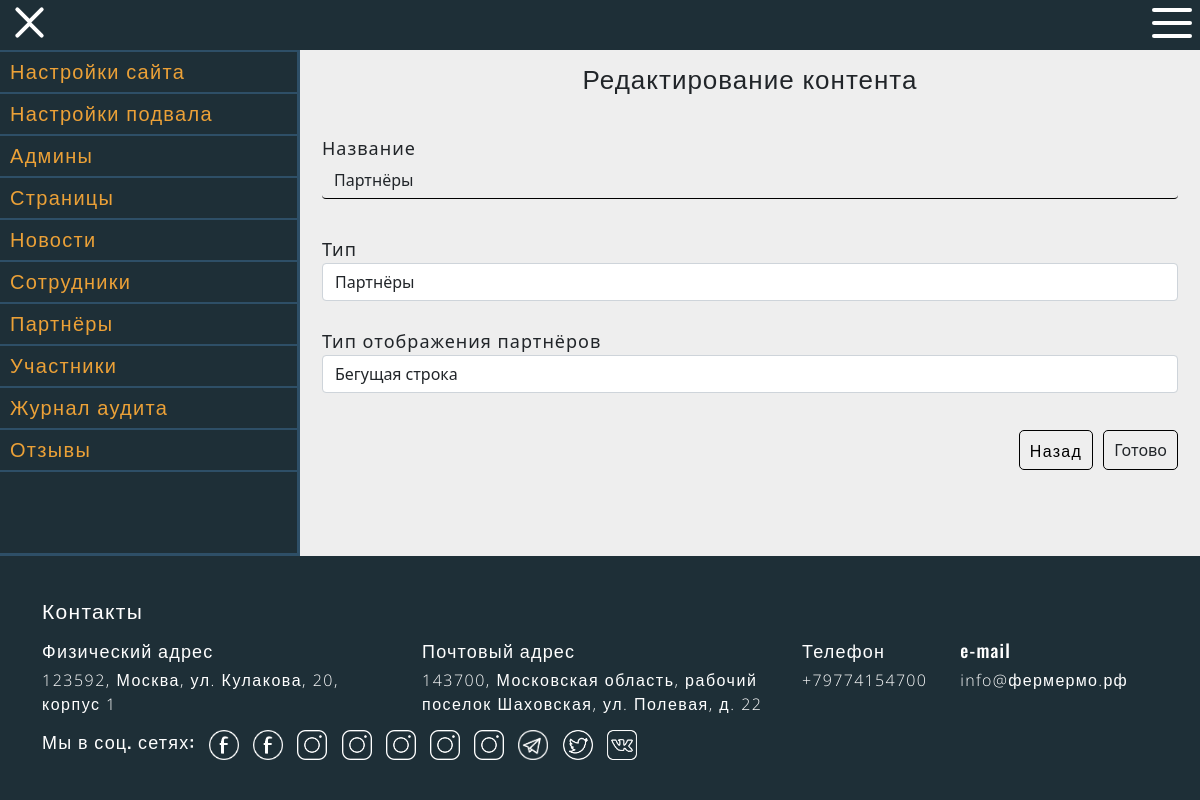
Page /admin-edit-content/2 (signed in) on the committed database.
### data/content.py (models this page shows, shortened)
class Content(SqlAlchemyBase, SerializerMixin):
    __tablename__ = 'content'
    id = sqlalchemy.Column(sqlalchemy.Integer, primary_key=True, autoincrement=True)
    position = sqlalchemy.Column(sqlalchemy.Integer, nullable=True)
    type = sqlalchemy.Column(sqlalchemy.String, nullable=True)
    image = sqlalchemy.Column(sqlalchemy.String, nullable=True)
    animation_type = sqlalchemy.Column(sqlalchemy.Integer, nullable=True)
    heading = sqlalchemy.Column(sqlalchemy.String, nullable=True)
    text = sqlalchemy.Column(sqlalchemy.String, nullable=True)
    tags = sqlalchemy.Column(sqlalchemy.String, nullable=True)
    display_type = sqlalchemy.Column(sqlalchemy.String, nullable=True)
    display_type_member = sqlalchemy.Column(sqlalchemy.String, nullable=True)
    created_date = sqlalchemy.Column(sqlalchemy.DateTime, default=datetime.now())
    author_id = sqlalchemy.Column(sqlalchemy.Integer, sqlalchemy.ForeignKey("user.id"))
    author = orm.relation('User')
    smartpage_id = sqlalchemy.Column(sqlalchemy.Integer, sqlalchemy.ForeignKey("smartpage.id"))
    smartpage = orm.relation('Smartpage')

### run.py (the view)
@application.route("/admin-edit-content/<int:id>", methods=['GET', 'POST'])
@login_required
def admin_edit_content(id):
    if current_user.status > 0:
        form = ContentForm()
        content = edit_content(id, {"admin_email": current_user.email, "action": "get"})
        path = get_path()
        message, result, filenames, page_id = None, False, [], 0
        if "message" not in content:
            page_id = content["smartpage_id"]
            if request.method == 'POST':
                filenames = save_image_test(request.files, path, current_user.email)
                message = edit_content(id, {"type": form.type.data, "text": form.text.data, "heading": form.heading.data,
                                            "image": '//'.join(filenames), "action": "put", "display_type": form.display_type.data,
                                            "admin_email": current_user.email, "display_type_member": form.display_type_member.data})
                if "success" in message:
                    filenames = transport_images(filenames, f"content/content_{id}")
                    if filenames != []:
                        m = edit_content(id, {"image": "//".join(filenames), "action": "put", "admin_email": current_user.email})
                    result = True
                message = list(message.values())[-1]
            else:
                form.type.data = content["type"]
                form.text.data = content["text"]
                form.heading.data = content["heading"]
                form.display_type.data = content["display_type"]
                form.display_type_member.data = content["display_type_member"]
                page_id = content["smartpage_id"]
                if get_files_from(path) == []:
                    filenames = copy_files(f"content/content_{id}", path, content["image"].split("//"))
                    admin_images[current_user.email] = [_.split("/")[-1] for _ in filenames]
                else:
                    filenames = get_files_from(path)
        else:
            message = list(content.values())[-1]
        return get_render_template('form/admin-form-content.html', title='Редактирование контента', message=message, form=form,
                               result=result, flag=False, filenames=filenames, image_len=len(filenames) + 1,
                               page_id=page_id)
    return you_dont_have_permission()

### data/forms.py
class ContentForm(StartForm):
    type = SelectField('Тип', choices=[("News", "Новостной"), ("Text", "Текстовый"), ("Member", "Члены организации"),
                                       ("Image", "С картинками"), ("Partner", "Партнёры"), ("Map", "Карта")])
    heading = StringField('Название', validators=[DataRequired()])
    display_type = SelectField('Тип отображения партнёров', choices=[("0", "Бегущая строка"), ("1", "Блоки")])
    display_type_member = SelectField('Тип отображения членов организации', choices=[("0", "Бегущая строка"),
                                                                                     ("1", "Блоки")])
    text = TextAreaField('Текст')

### data/Inner/ContentInnerAPI.py (called while the page is built, shortened)
def find_by_id(id, session):
    content = session.query(Content).get(id)
    if not content:
        return raise_error(f"Блок контента не найден", session), 1
    return content, session

def edit_content(content_id, args):
    count = 0
    if not all(args[key] is not None for key in ['admin_email', 'action']):
        return raise_error('Пропущены некоторые важные аргументы')
    admin, session = check_admin_status(args['admin_email'])
    content, session = find_by_id(content_id, session)
    if type(content) == dict:
        session.close()
        return content
    if args['action'] == "get":
        session.close()
        return content.to_dict(only=('id', 'position', 'heading', 'type', 'image', 'animation_type', 'text', 'tags', 'author_id', 'smartpage_id', "display_type", "display_type_member"))
    return raise_error("Неизвестный метод", session)

### data/Inner/main_file.py (called while the page is built)
def check_admin_status(email, need_status=1):
    admin, session = check_admin(email)
    if admin.status < int(need_status):
        return raise_error("У вас недостаточно прав для этого", session), 1
    return admin, session

def check_admin(email):
    session = db_session.create_session()
    user = session.query(User).filter(User.email == email).first()
    if not user:
        return raise_error(f"Админ {email} не найден", session), 1
    return user, session

### data/db_session.py (called while the page is built)
def create_session() -> Session:
    global __factory
    return __factory()

### run.py (called while the page is built)
def get_render_template(template, **kwargs):
    return render_template(template, special_params=get_special_params(), **kwargs)

def get_path(end=""):
    return f"tmp/{current_user.email}{end}"

@login_manager.user_loader
def load_user(user_id):
    session = db_session.create_session()
    a = session.query(User).get(user_id)
    session.close()
    return a

### templates/form/admin-form-content.html (shortened to what this page needs)
{% extends "admin-panel.html" %}
{% block adminblock %}
<p class="settings-title">{{title}}</p>
<div class="settings">
    <form action="" method="post" enctype=multipart/form-data>
        <div class="main">
            {{ form.heading.label }}<br>
            {{ form.heading(class="form-control") }}<br>
            {{ form.type.label }}<br>
            {{ form.type(class="form-control type") }}<br>
            {% if form.type.data == "Partner" %}
            <div id="partner" class="">
            {% else %}
            <div id="partner" class="hidden">
                {% endif %}
                {{ form.display_type.label }}<br>
                {{ form.display_type(class="form-control") }}<br>
            </div>
                <div class="submit-block">
                    <button class="element-exit"><a href=/admin-list-smartpage/{{page_id}}>Назад</a></button>
                    {{ form.submit(type="submit", class="btn btn-primary submit") }}
                </div>
            </div>
        </div>
</div>
{% endblock %}

### static/css/style.css (style rules this page uses)
*, *::before, *::after { margin: 0; padding: 0; }
button { border: none; }
body { padding-top: 50px; min-height: 100vh; background: #f4f4f4; display: flex; flex-direction: column; }
p { font-family: 'Open Sans', sans-serif; font-weight: 300; }
a { font-family: 'Open Sans', sans-serif; font-weight: 300; color: inherit; text-decoration: none; letter-spacing: 1.3px; }

### static/css/admin-panel.css (style rules this page uses)
.settings { padding: 10px; }
.settings input { color: #212529; margin-bottom: 10px; }
.settings input[type="text"] { outline: none; border: none; background: transparent; border-bottom: 1px solid black; }
.settings input[type="submit"] { margin-bottom: 0; background: transparent; padding: 7px 10px; border-radius: 5px; outline: none; border: 1px solid black; }
.settings-title { padding: 10px; width: 100%; text-align: center; font-size: 24px; }
.submit-block { padding: 10px 0; width: 100%; display: flex; justify-content: flex-end; }
.settings-element-edit, .settings-element-delete, .settings-element-add, .settings-element-move, .settings-element-move-empty, .element-exit { color: black; padding: 0 5px; }
.element-exit { margin-right: 10px; background: transparent; padding: 0; color: black; border-radius: 5px; font-weight: 500; font-family: 'Open Sans', sans-serif; outline: none; border: 1px solid black; }
.element-exit a { padding: 10px; font-weight: 400; font-size: 16px; font-family: 'Open Sans', sans-serif; }
.settings-title { font-size: 26px; }

### rows in the picture
Content: heading "Партнёры", type "Партнёры", display_type "Бегущая строка"

### other values in the picture
{{ title }} "Редактирование контента"
{{ special_params["address"][0]["place"] }} "123592, Москва, ул. Кулакова, 20, корпус 1"
{{ special_params["address"][1]["place"] }} "143700, Московская область, рабочий поселок Шаховская, ул. Полевая, д. 22"
{{ phone['number'] }} "+79774154700"
{{ email['email_address'] }} "info@фермермо.рф"
